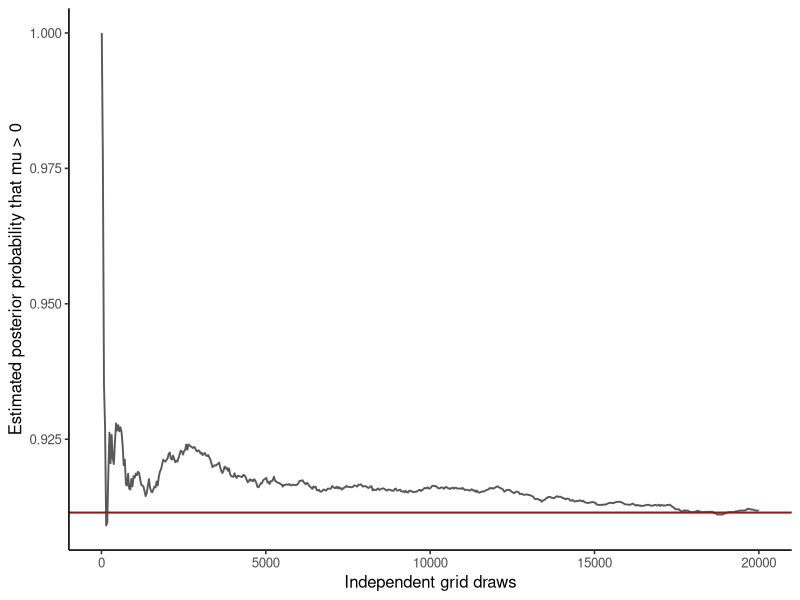

R code for this plot:
## ---- chunk 1
#| label: provo-grid-monte-carlo
provo <- read.csv("data/provo/passage-summaries.csv", stringsAsFactors = FALSE)
y <- provo$noun_minus_verb_log_ffd
N <- length(y)
nu <- 4
prior_scale <- 2 * sd(y)

log_sum_exp <- function(x) {
  maximum <- max(x)
  maximum + log(sum(exp(x - maximum)))
}

log_posterior_pair <- function(parameter_pair) {
  mu <- parameter_pair[1]
  sigma <- exp(parameter_pair[2])
  sum(dt((y - mu) / sigma, df = nu, log = TRUE) - log(sigma)) +
    dnorm(mu, 0, prior_scale, log = TRUE) +
    log(2) + dnorm(sigma, 0, prior_scale, log = TRUE) + parameter_pair[2]
}

mode_fit <- optim(
  c(median(y), log(mad(y))),
  function(parameter_pair) -log_posterior_pair(parameter_pair),
  method = "BFGS", hessian = TRUE,
  control = list(reltol = 1e-12, maxit = 1000L)
)
local_sd <- sqrt(diag(solve(mode_fit$hessian)))
mu_grid <- seq(mode_fit$par[1] - 7 * local_sd[1],
               mode_fit$par[1] + 7 * local_sd[1], length.out = 321L)
log_sigma_grid <- seq(mode_fit$par[2] - 7 * local_sd[2],
                      mode_fit$par[2] + 7 * local_sd[2], length.out = 321L)
grid <- expand.grid(mu = mu_grid, log_sigma = log_sigma_grid)
grid$log_kernel <- apply(grid, 1, log_posterior_pair)
grid$weight <- exp(grid$log_kernel - log_sum_exp(grid$log_kernel))

set.seed(2026101802)
S <- 20000L
draw_indices <- sample(seq_len(nrow(grid)), S, replace = TRUE,
                       prob = grid$weight)
draws <- grid[draw_indices, ]

quadrature <- c(
  mean_mu = sum(grid$mu * grid$weight),
  probability_mu_positive = sum(grid$weight[grid$mu > 0]),
  mean_exp_mu = sum(exp(grid$mu) * grid$weight)
)
estimate <- c(
  mean(draws$mu), mean(draws$mu > 0), mean(exp(draws$mu))
)
mcse <- c(
  sd(draws$mu) / sqrt(S),
  sqrt(estimate[2] * (1 - estimate[2]) / S),
  sd(exp(draws$mu)) / sqrt(S)
)

stopifnot(N == 55L, abs(sum(grid$weight) - 1) < 1e-12)
data.frame(functional = names(quadrature), quadrature, estimate, mcse)
## ---- chunk 2
#| label: plot-provo-monte-carlo-running
#| fig-cap: "Running Monte Carlo estimate of the passage-level Student-t model directional probability. The horizontal line is the quadrature reference."
library(ggplot2)
running <- cumsum(draws$mu > 0) / seq_len(S)
display_index <- unique(round(seq(10, S, length.out = 600L)))
running_display <- data.frame(
  draws = display_index,
  estimate = running[display_index]
)

ggplot(running_display, aes(draws, estimate)) +
  geom_line(color = "grey35", linewidth = 0.65) +
  geom_hline(yintercept = quadrature[2], color = "#8B1A1A", linewidth = 0.7) +
  labs(x = "Independent grid draws",
       y = "Estimated posterior probability that mu > 0") +
  theme_classic(base_size = 12)
